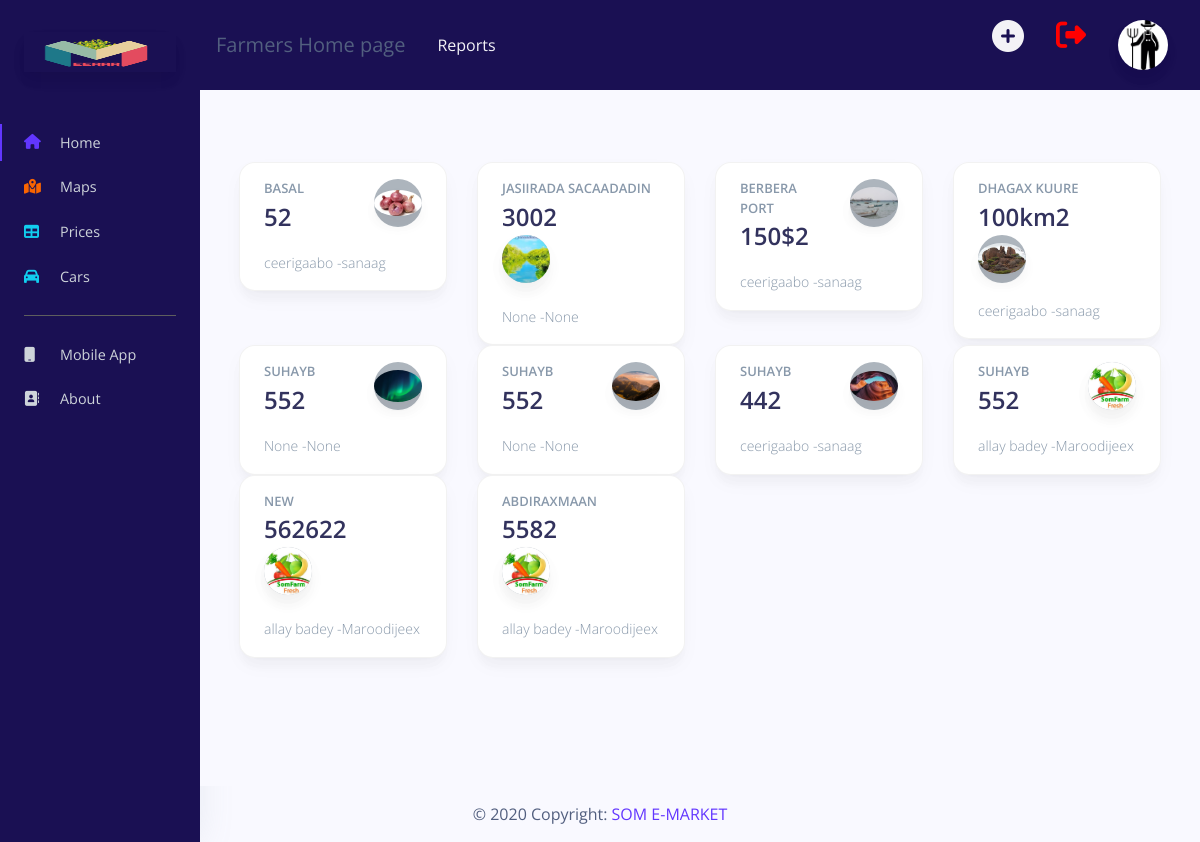
Screenshot of /FarmersHome (signed in) with the database file from the repository.
### farm/models.py (models this page shows, shortened)
class Product(models.Model):
    name = models.CharField(max_length=200)
    product_pic = models.ImageField(blank=True,default = '../../static/img/somfarm.jpg')
    amount = models.CharField(max_length=200)
    unit = models.CharField(max_length=200)
    User = models.ForeignKey(User, null=True,blank=True, on_delete= models.SET_NULL)
    created_on = models.DateTimeField(auto_now_add=True)

### farm/decorators.py (the view)
    def wrapper_function(request, *args, **kwargs):
        group = None
        if request.user.groups.exists():
            group = request.user.groups.all()[0].name
        if group == 'admin':
            return view_func(request, *args, **kwargs)
        else:
            return redirect('home2')

### farm/views.py (called while the page is built)
@admin_only
def index(request):
    xog =Product.objects.all().values('id','name','amount','product_pic','User__gobolka__name','User__magaalada__name','User__Number','User__user_pic')
    context = {'xog':xog,}
    return render(request, "index.html",context)

### farm/templates/index.html (shortened to what this page needs)
{% extends 'base.html' %}
{% block content %}
<nav class="navbar navbar-expand-lg navbar-dark bg-dark">
  <a class="navbar-brand" >Farmers Home page</a>
  <div class="collapse navbar-collapse" id="navbarNav">
    <ul class="navbar-nav">
      <li class="nav-item">
        <a class="nav-link" href="{% url 'reports'%}">Reports</a>
      </li>
    </ul>
    <ul class="navbar-nav ml-auto nav-flex-icons">
      <li class="nav-item">
        <a class="nav-link waves-effect waves-red" href="{% url 'new'%}">
          <i class="fas fa-plus-circle fa-2x"></i>
        </a>
      </li>
      <li class="nav-item">
        <a class="nav-link waves-effect waves-red" href="{% url 'new'%}">
          <i class="fa fa-sign-out" style="font-size:30px;color:red" ></i>
        </a>
      </li>
      <li class="nav-item">
        <a class="nav-link waves-effect waves-red">
          <img src="/static/img/farmer.png" class="rounded-circle z-depth-0"
            alt="avatar image" style="max-height: 50px; max-width: 50px;">
        </a>
      </li>
    </ul>
  </div>
</nav>
<div class="header pb-8 pt-5 pt-md-6 bg-secondary">
  <div class="container-fluid">
      <div class="header-body">
      <div class="row">
        {% for i in xog %}
          <div class="col-xl-3 col-lg-6">
            <div class="card shadow card-stats mb-4 mb-xl-0 fade-in-top">
                <div class="card-body ">
                <div class="row">
                    <div class="col">
                    <h5 class="card-title text-uppercase text-muted mb-0">{{i.name}}</h5>
                    <span class="h2 font-weight-bold mb-0">{{i.amount}}2</span>
                    </div>
                    <div class="col-auto">
                    <a href="{%url 'product' pk=i.id %}" target="_blank" class="avatar">
                        <img src="../../media/{{i.product_pic}}" alt="{{i.product_pic.name}}">
                    </a>
                    </div>
                </div>
                <p class="mt-3 mb-0 text-muted text-sm">
                    <span class="text-nowrap">{{i.User__magaalada__name}} -{{i.User__gobolka__name}}</span>
                </p>
                </div>
            </div>
            </div>
        {% endfor %}
      </div>
      </div>
  </div>
  </div>
{% endblock content %}

### rows the page displays
Product: name "BASAL", amount "5", product_pic (picture), User__magaalada__name "ceerigaabo", User__gobolka__name "sanaag"
Product: name "JASIIRADA SACAADADIN", amount "300", product_pic (picture), User__magaalada__name "None", User__gobolka__name "None"
Product: name "BERBERA PORT", amount "150$", product_pic (picture), User__magaalada__name "ceerigaabo", User__gobolka__name "sanaag"
Product: name "DHAGAX KUURE", amount "100km", product_pic (picture), User__magaalada__name "ceerigaabo", User__gobolka__name "sanaag"
Product: name "SUHAYB", amount "55", product_pic (picture), User__magaalada__name "None", User__gobolka__name "None"
Product: name "SUHAYB", amount "55", product_pic (picture), User__magaalada__name "None", User__gobolka__name "None"
Product: name "SUHAYB", amount "44", product_pic (picture), User__magaalada__name "ceerigaabo", User__gobolka__name "sanaag"
Product: name "SUHAYB", amount "55", product_pic (picture), User__magaalada__name "allay badey", User__gobolka__name "Maroodijeex"
Product: name "NEW", amount "56262", product_pic (picture), User__magaalada__name "allay badey", User__gobolka__name "Maroodijeex"
Product: name "ABDIRAXMAAN", amount "558", product_pic (picture), User__magaalada__name "allay badey", User__gobolka__name "Maroodijeex"
